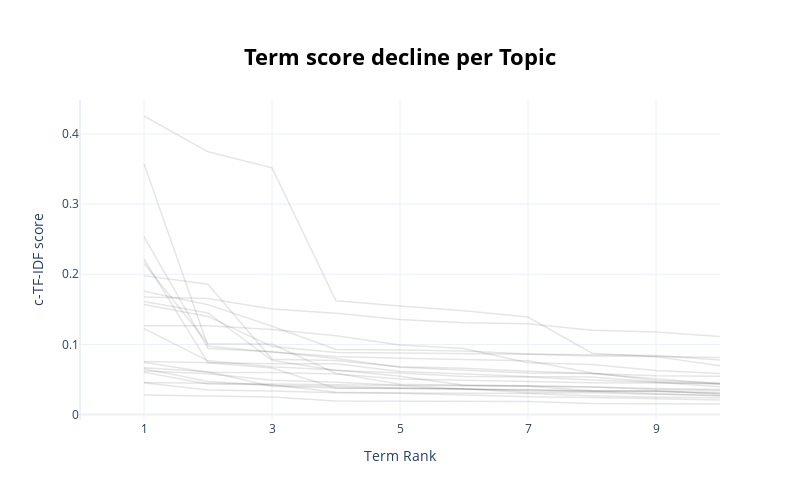

The notebook cell saved with this chart:
### Code cell
topic_model.visualize_term_rank()

### Figure 1 — Plotly figure (JSON) as saved in the notebook; plotly's stock layout.template omitted (floating-point values rounded to 4 significant figures)
{"data": [{"hovertext": "<b>Topic -1</b>:噪音_施工_噪音扰民_扰民_严重扰民_附近居民_工地_高音喇叭_凌晨", "line": {"color": "black", "width": 1.5}, "mode": "lines+lines", "name": "", "opacity": 0.1, "type": "scatter", "x": [1, 2, 3, 4, 5, 6, 7, 8, 9, 10], "y": [0.02796, 0.02661, 0.02517, 0.01935, 0.01934, 0.01898, 0.01879, 0.01586, 0.01523, 0.0151]}, {"hovertext": "<b>Topic 0</b>:施工_工地_昼夜施工_噪音_噪音扰民_地铁_附近居民_凌晨_严重扰民_", "line": {"color": "black", "width": 1.5}, "mode": "lines+lines", "name": "", "opacity": 0.1, "type": "scatter", "x": [1, 2, 3, 4, 5, 6, 7, 8, 9, 10], "y": [0.06037, 0.04363, 0.04257, 0.03177, 0.03057, 0.0283, 0.02531, 0.02438, 0.02305, 0.02082]}, {"hovertext": "<b>Topic 1</b>:宣传_高音喇叭_音响_播放_播放音乐_广场_噪音扰民_喇叭_九台区_声", "line": {"color": "black", "width": 1.5}, "mode": "lines+lines", "name": "", "opacity": 0.1, "type": "scatter", "x": [1, 2, 3, 4, 5, 6, 7, 8, 9, 10], "y": [0.06672, 0.0611, 0.04047, 0.03793, 0.03703, 0.03667, 0.03125, 0.03108, 0.02889, 0.02704]}, {"hovertext": "<b>Topic 2</b>:学习_考生_九台区_孩子_高考_装修_上网_幼儿园_学校_施工", "line": {"color": "black", "width": 1.5}, "mode": "lines+lines", "name": "", "opacity": 0.1, "type": "scatter", "x": [1, 2, 3, 4, 5, 6, 7, 8, 9, 10], "y": [0.04584, 0.04499, 0.0437, 0.04313, 0.04142, 0.03618, 0.03561, 0.03333, 0.03283, 0.02996]}, {"hovertext": "<b>Topic 3</b>:整改_生态环境_监测_该店_噪声_排风机_检测_降噪_噪音_饭店", "line": {"color": "black", "width": 1.5}, "mode": "lines+lines", "name": "", "opacity": 0.1, "type": "scatter", "x": [1, 2, 3, 4, 5, 6, 7, 8, 9, 10], "y": [0.04526, 0.035, 0.03379, 0.03101, 0.03066, 0.03015, 0.02989, 0.02703, 0.02472, 0.02403]}, {"hovertext": "<b>Topic 4</b>:唱歌_扭秧歌_劳动公园_劳动公园北门_有人_音响_公园内_二人转_公园", "line": {"color": "black", "width": 1.5}, "mode": "lines+lines", "name": "", "opacity": 0.1, "type": "scatter", "x": [1, 2, 3, 4, 5, 6, 7, 8, 9, 10], "y": [0.07549, 0.07401, 0.07246, 0.07237, 0.0613, 0.05795, 0.05443, 0.05351, 0.04643, 0.0431]}, {"hovertext": "<b>Topic 5</b>:硅谷大街_硅谷_顺达_益田_施工_新星宇和悦_佳园_工地_公馆_噪音", "line": {"color": "black", "width": 1.5}, "mode": "lines+lines", "name": "", "opacity": 0.1, "type": "scatter", "x": [1, 2, 3, 4, 5, 6, 7, 8, 9, 10], "y": [0.2216, 0.07377, 0.06644, 0.03769, 0.03766, 0.03598, 0.03507, 0.03348, 0.03313, 0.03156]}, {"hovertext": "<b>Topic 6</b>:饲养_大型犬_犬吠_狗叫声_叫声_宠物店_养狗_遛狗_扰民_派出所", "line": {"color": "black", "width": 1.5}, "mode": "lines+lines", "name": "", "opacity": 0.1, "type": "scatter", "x": [1, 2, 3, 4, 5, 6, 7, 8, 9, 10], "y": [0.161, 0.1448, 0.0773, 0.06282, 0.0592, 0.0543, 0.05353, 0.04924, 0.04617, 0.03964]}, {"hovertext": "<b>Topic 7</b>:工地_施工_负责人_禁止_作业_项目_生态环境_噪声污染_我局_现场", "line": {"color": "black", "width": 1.5}, "mode": "lines+lines", "name": "", "opacity": 0.1, "type": "scatter", "x": [1, 2, 3, 4, 5, 6, 7, 8, 9, 10], "y": [0.06223, 0.05817, 0.04906, 0.04602, 0.04175, 0.04135, 0.04025, 0.03419, 0.03393, 0.02921]}, {"hovertext": "<b>Topic 8</b>:豆腐坊_加工_豆腐_机器_鹿乡镇_粮食_德惠市_砂石_生产_采石场", "line": {"color": "black", "width": 1.5}, "mode": "lines+lines", "name": "", "opacity": 0.1, "type": "scatter", "x": [1, 2, 3, 4, 5, 6, 7, 8, 9, 10], "y": [0.1226, 0.07665, 0.06806, 0.06345, 0.05469, 0.0419, 0.04125, 0.03924, 0.03585, 0.03439]}, {"hovertext": "<b>Topic 9</b>:医院_中医院_患者_武警_农安南街_红旗街_施工_省医院_中日_附属", "line": {"color": "black", "width": 1.5}, "mode": "lines+lines", "name": "", "opacity": 0.1, "type": "scatter", "x": [1, 2, 3, 4, 5, 6, 7, 8, 9, 10], "y": [0.2157, 0.1008, 0.1004, 0.05873, 0.04333, 0.04224, 0.04124, 0.03948, 0.03729, 0.03592]}, {"hovertext": "<b>Topic 10</b>:施工_无法忍受_生态环境_工地_昼夜施工_不作为_未得到解决_环保局", "line": {"color": "black", "width": 1.5}, "mode": "lines+lines", "name": "", "opacity": 0.1, "type": "scatter", "x": [1, 2, 3, 4, 5, 6, 7, 8, 9, 10], "y": [0.0653, 0.04707, 0.04144, 0.04032, 0.03774, 0.03668, 0.03361, 0.03295, 0.02968, 0.02679]}, {"hovertext": "<b>Topic 11</b>:吵闹_a2_天伦中央广场_在室内_413_四马路_大声_老人_住户_", "line": {"color": "black", "width": 1.5}, "mode": "lines+lines", "name": "", "opacity": 0.1, "type": "scatter", "x": [1, 2, 3, 4, 5, 6, 7, 8, 9, 10], "y": [0.07445, 0.06004, 0.05995, 0.05796, 0.05071, 0.04916, 0.04778, 0.04529, 0.04517, 0.04427]}, {"hovertext": "<b>Topic 12</b>:装修_节假日_周六_御峰_周末_恒大_周日_休息日_法定_前进大街", "line": {"color": "black", "width": 1.5}, "mode": "lines+lines", "name": "", "opacity": 0.1, "type": "scatter", "x": [1, 2, 3, 4, 5, 6, 7, 8, 9, 10], "y": [0.3576, 0.09739, 0.08906, 0.08261, 0.08024, 0.0781, 0.07661, 0.05915, 0.04858, 0.04519]}, {"hovertext": "<b>Topic 13</b>:福安街_岭东路_洗车_检测_自助_etcc_超标_洗车行_气泵_小时", "line": {"color": "black", "width": 1.5}, "mode": "lines+lines", "name": "", "opacity": 0.1, "type": "scatter", "x": [1, 2, 3, 4, 5, 6, 7, 8, 9, 10], "y": [0.1757, 0.1567, 0.1258, 0.0928, 0.09213, 0.09057, 0.08643, 0.08361, 0.08262, 0.08131]}, {"hovertext": "<b>Topic 14</b>:首创_恒大_首府_北路_大路_君地_天城_工地_昼夜施工_兴安", "line": {"color": "black", "width": 1.5}, "mode": "lines+lines", "name": "", "opacity": 0.1, "type": "scatter", "x": [1, 2, 3, 4, 5, 6, 7, 8, 9, 10], "y": [0.4255, 0.3745, 0.3516, 0.1622, 0.1546, 0.148, 0.139, 0.08746, 0.0826, 0.06947]}, {"hovertext": "<b>Topic 15</b>:爆竹_燃放烟花_运煤_亿晟蓝山_燃放鞭炮_燃放_煤灰_榆树大街_煤场", "line": {"color": "black", "width": 1.5}, "mode": "lines+lines", "name": "", "opacity": 0.1, "type": "scatter", "x": [1, 2, 3, 4, 5, 6, 7, 8, 9, 10], "y": [0.198, 0.1858, 0.07897, 0.07719, 0.06825, 0.06621, 0.06179, 0.05855, 0.05119, 0.04371]}, {"hovertext": "<b>Topic 16</b>:ktv_湖西路_长影世纪村_隔音_星汇_音乐声_郎庭_奥莱_设施_a", "line": {"color": "black", "width": 1.5}, "mode": "lines+lines", "name": "", "opacity": 0.1, "type": "scatter", "x": [1, 2, 3, 4, 5, 6, 7, 8, 9, 10], "y": [0.2535, 0.0941, 0.08944, 0.08003, 0.06764, 0.06318, 0.05912, 0.05857, 0.05517, 0.05452]}, {"hovertext": "<b>Topic 17</b>:打鸣_养鸡_养鸟_饲养_公鸡_鸽子_叫声_鸡叫声_解放_鸟叫声", "line": {"color": "black", "width": 1.5}, "mode": "lines+lines", "name": "", "opacity": 0.1, "type": "scatter", "x": [1, 2, 3, 4, 5, 6, 7, 8, 9, 10], "y": [0.1265, 0.1265, 0.1211, 0.1122, 0.09907, 0.09416, 0.07388, 0.07147, 0.06269, 0.05841]}, {"hovertext": "<b>Topic 18</b>:鼓声_雁鸣湖山庄_固定_一伙人_宫廷_鞭子_扭秧歌_西环城路_无法忍", "line": {"color": "black", "width": 1.5}, "mode": "lines+lines", "name": "", "opacity": 0.1, "type": "scatter", "x": [1, 2, 3, 4, 5, 6, 7, 8, 9, 10], "y": [0.1676, 0.1653, 0.1505, 0.1443, 0.1355, 0.1308, 0.1294, 0.1201, 0.1179, 0.1113]}, {"hovertext": "<b>Topic 19</b>:供暖_泵房_星宝物业_煤渣_供热_换热站_负责供暖_供暖公司_锦绣家", "line": {"color": "black", "width": 1.5}, "mode": "lines+lines", "name": "", "opacity": 0.1, "type": "scatter", "x": [1, 2, 3, 4, 5, 6, 7, 8, 9, 10], "y": [0.1568, 0.1399, 0.0969, 0.08847, 0.08766, 0.08724, 0.08613, 0.08512, 0.08418, 0.07771]}], "layout": {"height": 500, "hoverlabel": {"bgcolor": "white", "font": {"family": "Rockwell", "size": 16}}, "showlegend": false, "title": {"font": {"color": "Black", "size": 22}, "text": "<b>Term score decline per Topic</b>", "x": 0.5, "xanchor": "center", "y": 0.9, "yanchor": "top"}, "width": 800, "xaxis": {"dtick": 2, "range": [0, 10], "tick0": 1, "title": {"text": "Term Rank"}}, "yaxis": {"title": {"text": "c-TF-IDF score"}}}}
